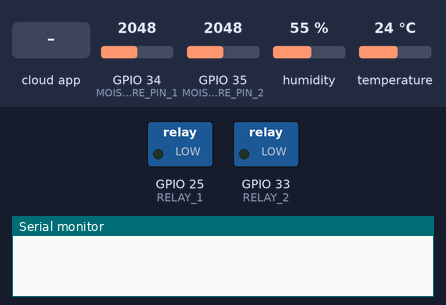
Bench run of a sketch on a simulated ESP32. On the bench: switched loads named in the sketch (green lamp = pin HIGH), the last lines printed to the serial monitor. Inputs (shaded band) come from the test bench; at power-on: GPIO 34 (MOISTURE_PIN_1) = 2048, GPIO 35 (MOISTURE_PIN_2) = 2048, humidity 55 %, temperature 24 °C. WiFi joins after 1.5 s; servers stay silent unless stated; the local clock reads 2024-03-15 10:24:30 at power-on unless the sketch sets it.

Above: at 1.9 s.
2.0 s: the phone or cloud app sets manual to 1
At 5.7 s:
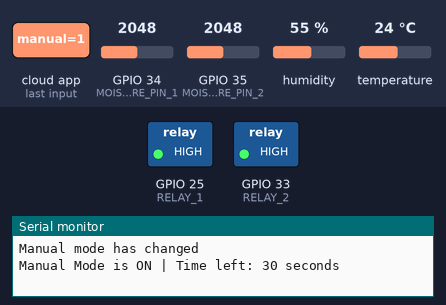
6.6 s: the phone or cloud app sets ripeness to 0
11.6 s: the phone or cloud app sets manual to 0
Timing chart, 0 to 36.8 s (numbered marks = the images above; inputs shaded):
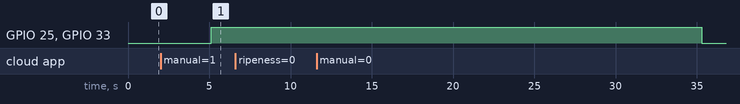

The sketch:

automation_final.ino
```cpp
// (licence header left out)
 /*
 * DISCLAIMER:
 * This code is shared for educational and demonstration purposes only.
 * Ensure you replace placeholder values with your own secure credentials before deploying.
 */


// Include necessary libraries
#include <ArduinoIoTCloud.h>
#include <Arduino_ConnectionHandler.h>
#include "DHT.h"
#include <time.h>

// Define secret values
#define SECRET_SSID "xxxxxxxxxxxxxxxxxxx"
#define SECRET_OPTIONAL_PASS "xxxxxxxxxxxxxxxxx"
#define SECRET_DEVICE_KEY "xxxxxxxxxx#xx"
#define DEVICE_LOGIN_NAME "xxxxxxxxxxxxxxxxxxxxxxxxxxxxxxxx"

// Pin definitions
#define DHTPIN  15
#define DHTTYPE DHT11
#define MOISTURE_PIN_1 34
#define MOISTURE_PIN_2 35
#define RELAY_1 25
#define RELAY_2 33

// Sensor calibration
#define DRY_VALUE_1 2900
#define WET_VALUE_1 1400

#define DRY_VALUE_2 3050
#define WET_VALUE_2 2120

// Global variables
int moisture_1 = 0;   // For moisture sensor 1
int moisture_2 = 0;   // For moisture sensor 2
int threshold = 40;   // Default threshold
int humidity = 0;     // Starting value
int temperature = 0;  // Starting value
int ripeness = 0;     // Starting value
bool manual = false;  // the value is trus once changed on Arduino Cloud
DHT dht(DHTPIN, DHTTYPE);

// Timing constants
const unsigned long MANUAL_DURATION = 30000;  // 30 seconds
const unsigned long RELAY_ON_DURATION = 30000;  // 30 seconds
const unsigned long RELAY_COOLDOWN = 20000;  // 20 seconds
const unsigned long LOG_INTERVAL = 5000;  // Limit logging to once every 5 seconds
const unsigned long SENSOR_READ_INTERVAL = 100;  // Interval for reading sensors

// Timezone settings for Bangkok (GMT+7)
const long gmtOffset_sec = 7 * 3600; // 7 hours offset
const int daylightOffset_sec = 0;   // No daylight saving

// Variables
bool relay_1_on = false, relay_2_on = false;
unsigned long relay_1_start_time = 0, relay_2_start_time = 0;
unsigned long relay_1_off_time = 0, relay_2_off_time = 0;  // Store when relays turn off
unsigned long last_reading_time = 0;
unsigned long last_log_time = 0;  // For limiting log frequency
unsigned long last_sensor_read_time = 0; // Timer for sensor readings

// Function declarations
void printSensorData(unsigned long current_time);
void readSensors();
void adjustThreshold();
void manualMode(unsigned long current_time);
void autoMode(unsigned long current_time);
void controlRelay(int moisture, int threshold, int relay_pin, bool &relay_on, unsigned long &relay_start_time, unsigned long &relay_off_time, unsigned long current_time);

// Initialize cloud properties
void initProperties() {
    ArduinoCloud.setBoardId(DEVICE_LOGIN_NAME);
    ArduinoCloud.setSecretDeviceKey(SECRET_DEVICE_KEY);
    ArduinoCloud.addProperty(humidity, READ, ON_CHANGE, NULL);
    ArduinoCloud.addProperty(moisture_1, READ, ON_CHANGE, NULL);
    ArduinoCloud.addProperty(ripeness, READWRITE, ON_CHANGE, onRipenessChange);
    ArduinoCloud.addProperty(temperature, READ, ON_CHANGE, NULL);
    ArduinoCloud.addProperty(manual, READWRITE, ON_CHANGE, onManualChange);
}


// WiFi connection handler
WiFiConnectionHandler ArduinoIoTPreferredConnection(SECRET_SSID, SECRET_OPTIONAL_PASS);

// Setup function
void setup() {
    Serial.begin(115200);
    //delay(1500);

    // Initialize pins
    pinMode(MOISTURE_PIN_1, INPUT);
    pinMode(MOISTURE_PIN_2, INPUT);

    // Ensure relays are OUTPUT on startup
    pinMode(RELAY_1, OUTPUT);
    pinMode(RELAY_2, OUTPUT);

    // Ensure relays are off on startup
    digitalWrite(RELAY_1, LOW);
    digitalWrite(RELAY_2, LOW);

    // Initialize sensors
    dht.begin();
    initProperties();
    ArduinoCloud.begin(ArduinoIoTPreferredConnection);

    // Set the debug level
    setDebugMessageLevel(2);
    ArduinoCloud.printDebugInfo();

    // Set timezone to GMT+7 for Bangkok
    const long gmtOffset_sec = 7 * 3600;  // GMT+7 offset in seconds
    const int daylightOffset_sec = 0;    // No daylight saving in Bangkok

    // Initialize the time with NTP servers
     configTime(gmtOffset_sec, daylightOffset_sec, "pool.ntp.org", "time.nist.gov");

}
void loop() {
    ArduinoCloud.update();  // Update cloud variables
    unsigned long current_time = millis();

    if (manual) {
        manualMode(current_time);  // If in manual mode, handle it
    } else {
        autoMode(current_time);  // Handle automatic mode if not manual
        printSensorData(current_time);  // Only print sensor data in Auto Mode with limited frequency
    }

    // Non-blocking sensor readings
    if (current_time - last_sensor_read_time >= SENSOR_READ_INTERVAL) {
        readSensors();
        last_sensor_read_time = current_time;
    }
}

// Manual Mode: Pumps run for 30 seconds then turn off
void manualMode(unsigned long current_time) {
    static unsigned long last_manual_log_time = 0;  // Tracks the last time a message was printed
    const unsigned long manual_log_interval = 1000; // Log every 1 second

    startRelay(RELAY_1, relay_1_on, relay_1_start_time, current_time);
    startRelay(RELAY_2, relay_2_on, relay_2_start_time, current_time);

    unsigned long elapsed_time = current_time - relay_1_start_time;

    if (elapsed_time >= MANUAL_DURATION) {
        stopRelay(RELAY_1, relay_1_on);
        stopRelay(RELAY_2, relay_2_on);
        Serial.println("\nManual Mode Timeout: Both Relays OFF");
        manual = false;  // Switch to AUTO mode after manual completion
        Serial.println("\nSwitching to AUTO mode");
    } else if (current_time - last_manual_log_time >= manual_log_interval) {
        Serial.println("Manual Mode is ON | Time left: " + String((MANUAL_DURATION - elapsed_time) / 1000) + " seconds");
        last_manual_log_time = current_time;  // Update the last log time
    }
}


// Auto Mode: Control pumps based on moisture sensor readings
void autoMode(unsigned long current_time) {
    adjustThreshold();

    // Control relays
    controlRelay(moisture_1, threshold, RELAY_1, relay_1_on, relay_1_start_time, relay_1_off_time, current_time);
    controlRelay(moisture_2, threshold, RELAY_2, relay_2_on, relay_2_start_time, relay_2_off_time, current_time);
}

// Consolidated relay start function
void startRelay(int relay_pin, bool &relay_on, unsigned long &relay_start_time, unsigned long current_time) {
    if (!relay_on) {
        relay_start_time = current_time;
        relay_on = true;
        digitalWrite(relay_pin, HIGH);
    }
}

// Consolidated relay stop function
void stopRelay(int relay_pin, bool &relay_on) {
    if (relay_on) {
        relay_on = false;
        digitalWrite(relay_pin, LOW);
    }
}

// Control relays based on sensor data and implement cooldown logic
void controlRelay(int moisture, int threshold, int relay_pin, bool &relay_on, unsigned long &relay_start_time, unsigned long &relay_off_time, unsigned long current_time) {
    if (moisture < threshold && !manual) {
        // Cooldown period check
        if (!relay_on && (current_time - relay_off_time >= RELAY_COOLDOWN)) {
            startRelay(relay_pin, relay_on, relay_start_time, current_time);
            // Print relay status using a more descriptive message
            if (relay_pin == RELAY_1) {
                Serial.println("Relay 1: ON (Auto)");
            } else if (relay_pin == RELAY_2) {
                Serial.println("Relay 2: ON (Auto)");
            }
        }
    }

    if (relay_on && (current_time - relay_start_time >= RELAY_ON_DURATION)) {
        stopRelay(relay_pin, relay_on);
        relay_off_time = current_time;  // Store the time when relay turns off
        // Print relay status using a more descriptive message
        if (relay_pin == RELAY_1) {
            Serial.println("Relay 1: OFF (Auto Timer)");
        } else if (relay_pin == RELAY_2) {
            Serial.println("Relay 2: OFF (Auto Timer)");
        }
    }
}


// Optimized sensor reading (reduced to 5 readings)
void readSensors() {
    int moisture_total_1 = 0;
    int moisture_total_2 = 0;

    for (int i = 0; i < 5; i++) {  // Reduced to 5 readings for optimization
        moisture_total_1 += analogRead(MOISTURE_PIN_1);
        moisture_total_2 += analogRead(MOISTURE_PIN_2);
        delay(1000); // Delay for 1 second between each reading
    }
    int raw_moisture_1 = moisture_total_1 / 5;
    int raw_moisture_2 = moisture_total_2 / 5;

    if (raw_moisture_1 > DRY_VALUE_1) { moisture_1 = 0;}
    else if (raw_moisture_1 < WET_VALUE_1) { moisture_1 = 100; }
    else { moisture_1 = map(raw_moisture_1, WET_VALUE_1, DRY_VALUE_1, 100, 0); }

    if (raw_moisture_2 > DRY_VALUE_2) { moisture_2 = 0;}
    else if (raw_moisture_2 < WET_VALUE_2) { moisture_2 = 100;}
    else { moisture_2 = map(raw_moisture_2, WET_VALUE_2, DRY_VALUE_2, 100, 0);}

    // Reading temperature and humidity
    temperature = dht.readTemperature();
    humidity = dht.readHumidity();

    if (isnan(temperature) || isnan(humidity)) {
        Serial.println("Failed to read from DHT sensor!");
    }
}

// Adjust threshold based on ripeness
void adjustThreshold() {
    if (ripeness >= 20 && ripeness < 40) {
        threshold = 30;
    } else if (ripeness >= 40 && ripeness < 60) {
        threshold = 20;
    } else if (ripeness >= 60) {
        threshold = 10;
    } else {
        threshold = 40;  // Default threshold
    }
}

// Print sensor data with limited frequency
void printSensorData(unsigned long current_time) {
    if (current_time - last_log_time >= LOG_INTERVAL) {
        // Get current time
        time_t now;
        struct tm timeinfo;
        if (!getLocalTime(&timeinfo)) {
            Serial.println("Failed to obtain time");
        } else {

            now = mktime(&timeinfo) + 7 * 3600;
            gmtime_r(&now, &timeinfo); // Convert back to `struct tm` for printing
            char buffer[26];
            strftime(buffer, sizeof(buffer), "%H:%M:%S", &timeinfo);
            Serial.print("Current Time: ");
            Serial.println(buffer);
        }
        Serial.print("Moisture Sensor 1: ");
        Serial.print(moisture_1);
        Serial.print("% (Raw ");
        Serial.print(analogRead(MOISTURE_PIN_1)); // can also save and print this if needed
        Serial.println(")");

        Serial.print("Moisture Sensor 2: ");
        Serial.print(moisture_2);
        Serial.print("% (Raw ");
        Serial.print(analogRead(MOISTURE_PIN_2)); // can also save and print this if needed
        Serial.println(")");

        Serial.print("Relay 1: ");
        Serial.println(relay_1_on ? "ON" : "OFF");
        Serial.print("Relay 2: ");
        Serial.println(relay_2_on ? "ON" : "OFF");


        // Print ripeness
        Serial.print("Ripeness: ");
        Serial.println(ripeness);

        // Print temperature
        Serial.print("Temperature: ");
        Serial.print(temperature);
        Serial.println(" °C");

        // Print humidity
        Serial.print("Humidity: ");
        Serial.print(humidity);
        Serial.println(" %");
        Serial.println();  // Add a blank line for better readability

        last_log_time = current_time;  // Update log time

    }
}

// Handle ripeness change
void onRipenessChange() {
    Serial.println("Ripeness has changed");
    Serial.print("New Ripeness Value: ");
    Serial.println(ripeness);
}

// Handle manual mode change
void onManualChange() {
    Serial.println("Manual mode has changed");
}
```

Measured:
- after the input at 2.0 s, GPIO 25 (RELAY_1), GPIO 33 (RELAY_2): LOW → HIGH after 3.1 s
